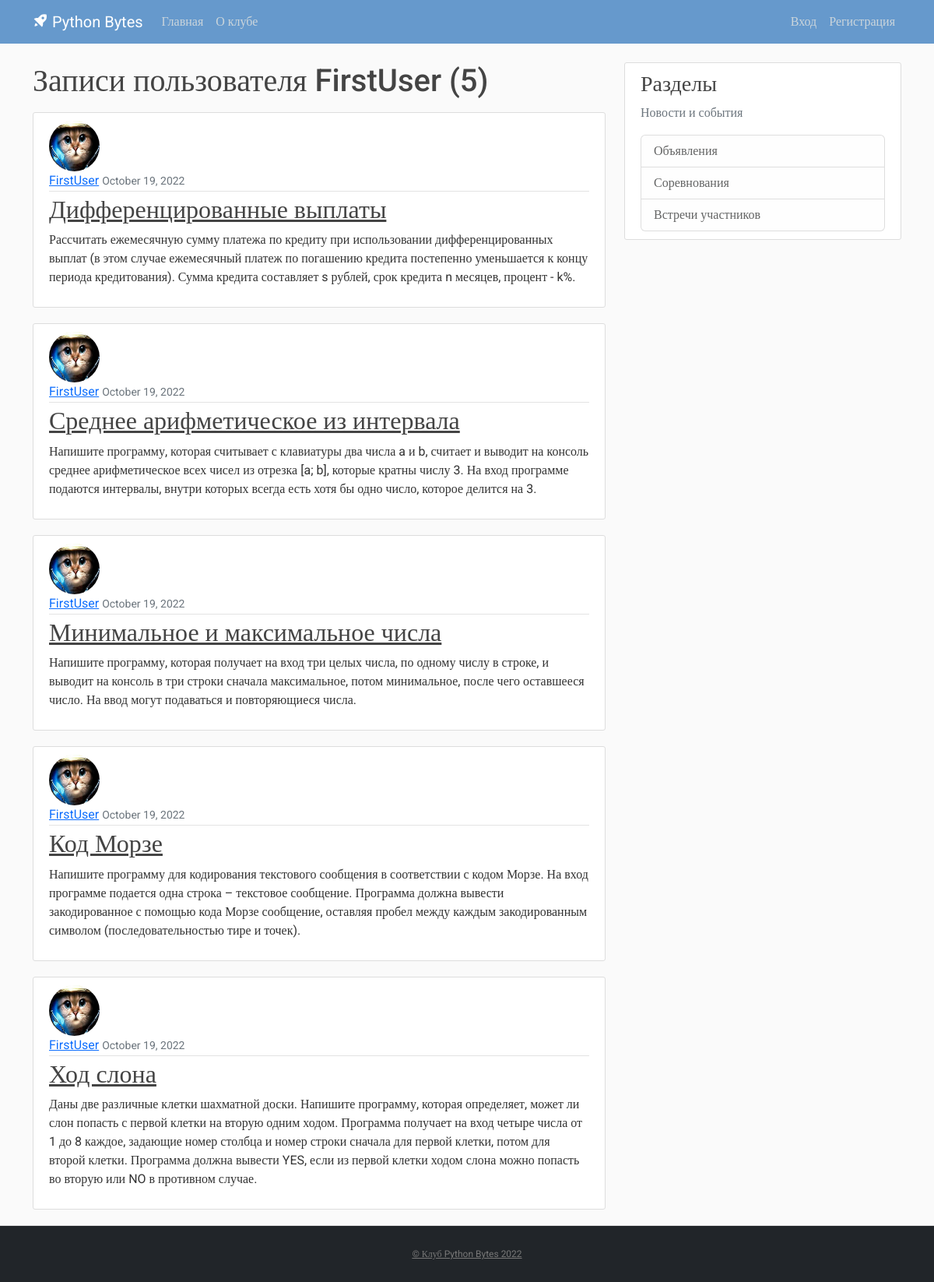
/user/FirstUser/, run on the app's committed database.
### blog/models.py (models this page shows, shortened)
class Post(models.Model):
    title = models.CharField(max_length=100)
    content = models.TextField()
    date_posted = models.DateTimeField(default=timezone.now)
    author = models.ForeignKey(User, on_delete=models.CASCADE)

### users/models.py (models this page shows, shortened)
class Profile(models.Model):
    user = models.OneToOneField(User, on_delete=models.CASCADE)
    image = models.ImageField(default='default.jpg', upload_to='profile_pics')

### blog/views.py (the view)
# urls.py: path('user/<str:username>/', UserPostListView.as_view(), name='user-posts'),
class UserPostListView(ListView):
    model = Post
    template_name = 'blog/user_posts.html'
    context_object_name = 'posts'
    paginate_by = 5
    def get_queryset(self):
        user = get_object_or_404(User, username=self.kwargs.get('username'))
        return Post.objects.filter(author=user).order_by('-date_posted')

### blog/templates/blog/user_posts.html (shortened to what this page needs)
{% extends "blog/base.html" %}
{% block content %}
    <h1 class="mb-3">Записи пользователя {{ view.kwargs.username }} ({{ page_obj.paginator.count }})</h1>
    {% for post in posts %}
        <article class="media content-section">
            <img class="rounded-circle article-img" src="{{ post.author.profile.image.url }}">
            <div class="media-body">
                <div class="article-metadata">
                    <a class="mr-2" href="{% url 'user-posts' post.author.username %}">{{ post.author }}</a>
                    <small class="text-muted">{{ post.date_posted|date:"F d, Y" }}</small>
                </div>
                <h2><a class="article-title" href="{% url 'post-detail' post.id %}">{{ post.title }}</a></h2>
                <p class="article-content">{{ post.content }}</p>
            </div>
        </article>
    {% endfor %}
{% endblock content %}

### blog/static/blog/main.css (style rules this page uses)
body, html { width:100%; height:100% }
body { margin:0; padding:0; background: #fafafa; color: #333333; margin-top: 5rem; font-family:Roboto; }
h1, h2, h3, h4, h5, h6 { color: #444444; }
.content-section { background: #ffffff; padding: 10px 20px; border: 1px solid #dddddd; border-radius: 3px; margin-bottom: 20px; }
.article-title { color: #444444; }
.article-content { white-space: pre-line; }
.article-img { height: 65px; width: 65px; margin-right: 16px; }
.article-metadata { padding-bottom: 1px; margin-bottom: 4px; border-bottom: 1px solid #e3e3e3 }

### data on the page
Post: author.profile.image (picture), author "FirstUser", date_posted "October 19, 2022", title "Дифференцированные выплаты", content "Рассчитать ежемесячную сумму платежа по кредиту при использовании дифференцированных выплат (в этом случае ежемесячный платеж по погашению кредита постепенно уменьшается к концу периода кредитования). Сумма кредита составляет s рублей, срок кредита n месяцев, процент - k%."
Post: author.profile.image (picture), author "FirstUser", date_posted "October 19, 2022", title "Среднее арифметическое из интервала", content "Напишите программу, которая считывает с клавиатуры два числа a и b, считает и выводит на консоль среднее арифметическое всех чисел из отрезка [a; b], которые кратны числу 3. На вход программе подаются интервалы, внутри которых всегда есть хотя бы одно число, которое делится на 3."
Post: author.profile.image (picture), author "FirstUser", date_posted "October 19, 2022", title "Минимальное и максимальное числа", content "Напишите программу, которая получает на вход три целых числа, по одному числу в строке, и выводит на консоль в три строки сначала максимальное, потом минимальное, после чего оставшееся число. На ввод могут подаваться и повторяющиеся числа."
Post: author.profile.image (picture), author "FirstUser", date_posted "October 19, 2022", title "Код Морзе", content "Напишите программу для кодирования текстового сообщения в соответствии с кодом Морзе. На вход программе подается одна строка – текстовое сообщение. Программа должна вывести закодированное с помощью кода Морзе сообщение, оставляя пробел между каждым закодированным символом (последовательностью тире и точек)."
Post: author.profile.image (picture), author "FirstUser", date_posted "October 19, 2022", title "Ход слона", content "Даны две различные клетки шахматной доски. Напишите программу, которая определяет, может ли слон попасть с первой клетки на вторую одним ходом. Программа получает на вход четыре числа от 1 до 8 каждое, задающие номер столбца и номер строки сначала для первой клетки, потом для второй клетки. Программа должна вывести YES, если из первой клетки ходом слона можно попасть во вторую или NO в противном случае."

### other printed values
{{ view.kwargs.username }} "FirstUser"
{{ page_obj.paginator.count }} "5"
